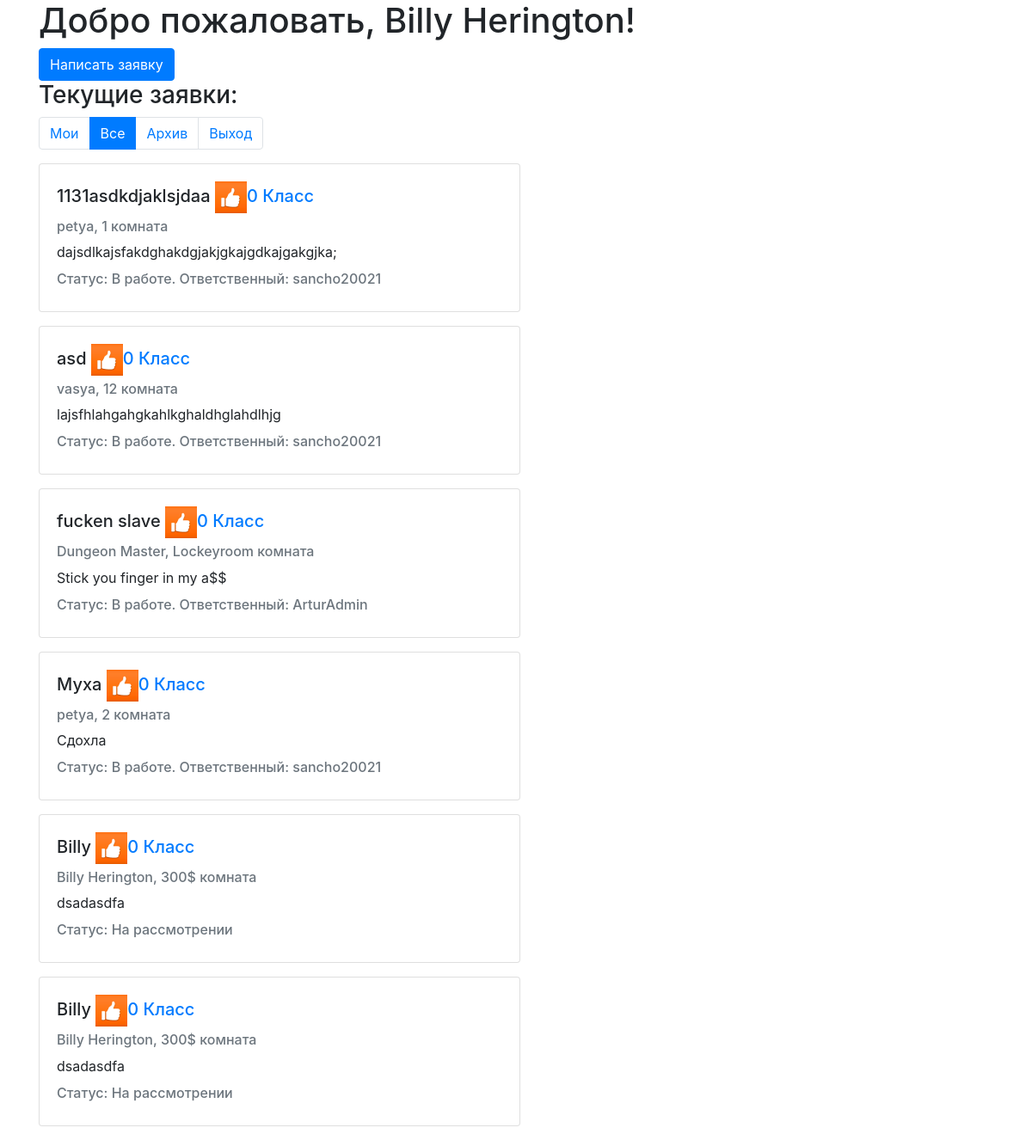
Page /all (signed in) on the earlier database version.
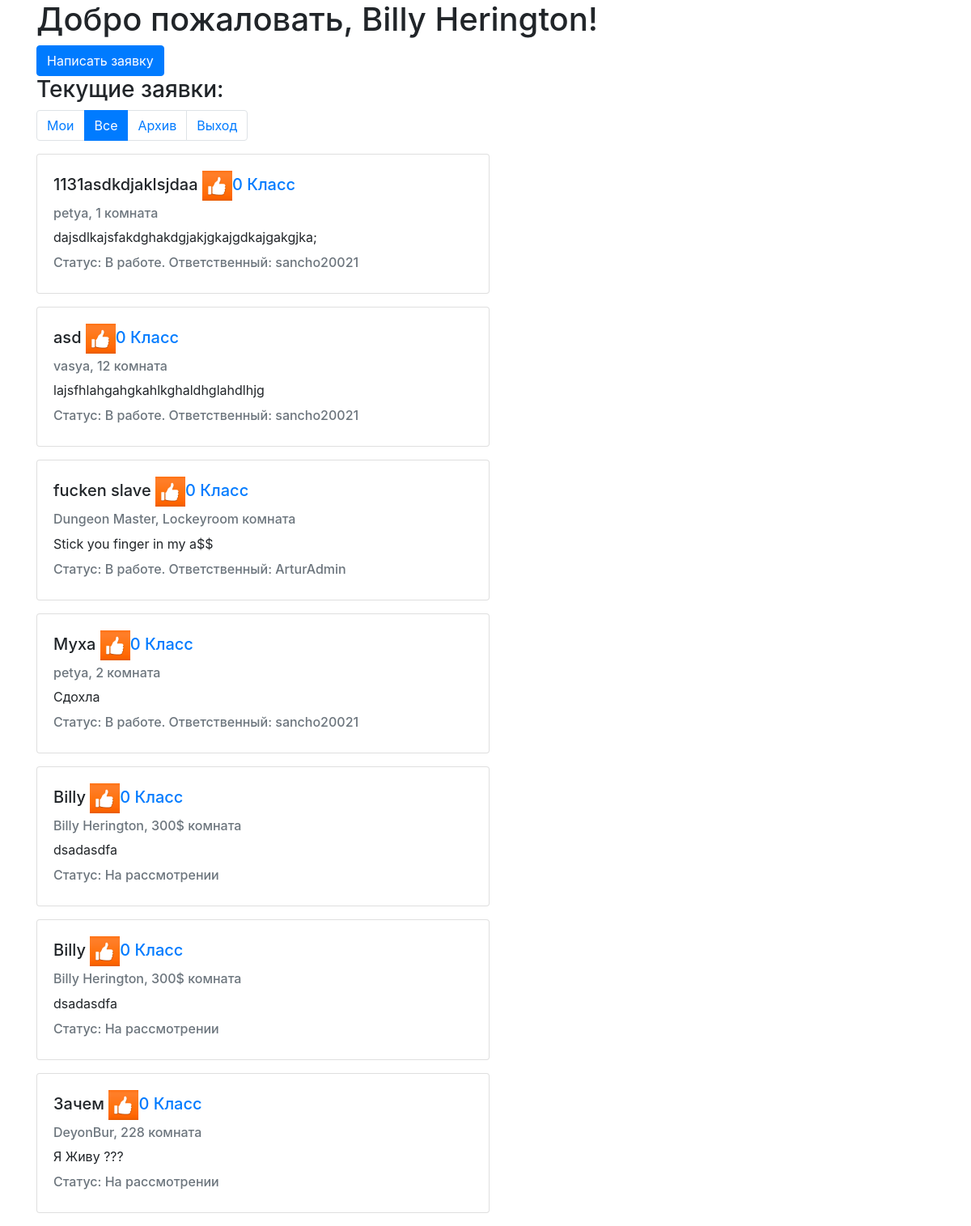
Same page on the later database version.
### app/models.py (models this page shows)
class Claim(models.Model):
    text = models.TextField()
    name = models.CharField(max_length=255)
    house = models.CharField(max_length=255)
    user = models.ForeignKey(User, on_delete=models.CASCADE)
    status = models.CharField(max_length=255)
    moder = models.ForeignKey(User, on_delete=models.CASCADE, related_name='moders', default=None, blank=True,
                              null=True)
    likes = models.ManyToManyField(User, related_name='likes')
    def countLikes(self):
        return self.likes.count()

### app/views.py (the view)
# urls.py: path('all', indexAll),
def indexAll(request):
    return indexRender(request, 'all')

### app/views.py (called while the page is built)
@register.filter(name='lookup')
def lookup(value, arg):
    return value[arg]

### app/templates/index.html (shortened to what this page needs)
<!DOCTYPE html>
<html lang="en">
<head>
    <link href="/open-iconic/font/css/open-iconic-bootstrap.css" rel="stylesheet">
    <link rel="stylesheet" href="https://maxcdn.bootstrapcdn.com/bootstrap/4.0.0/css/bootstrap.min.css"
>
</head>
<body>
<div class="container">
    <h1>Добро пожаловать, {{username}}!</h1>
    <form method="POST">
        <input type="submit" value="Написать заявку" class="btn btn-primary">
    </form>
    <h3>
        Текущие заявки:
    </h3>
    <nav aria-label="...">
        <ul class="pagination">
            <li class="page-item {% if status == 'my' %} active {%endif%}"><a class="page-link" href="/">Мои</a></li>
            <li class="page-item {% if status == 'all' %} active {%endif%}"><a class="page-link" href="/all">Все</a>
            </li>
            <li class="page-item {% if status == 'archive' %} active {%endif%}"><a class="page-link" href="/archive">Архив</a>
            </li>
            <li class="page-item">
                <a class="page-link" href="/logout">Выход</a>
            </li>
        </ul>
    </nav>
    {% for claim in claims %}
    <div class="card" style="width: 35rem;">
        <div class="card-body">
            {% load static %}
            <h5 class="card-title">{{claim.name}} <a href="/addLike/{{claim.id}}/{{status}}"><img
                    src="{% static 'app/oklike.jpg' %}" alt="Класс" width="37px">{{claim.countLikes}} Класс</a></h5>
            <h6 class="card-subtitle mb-2 text-muted">{{claim.user.username}}, {{claim.house}} комната</h6>
            <p class="card-text">{{claim.text}}</p>
            {% if claim.status != 'new' %}
            <h6 class="card-subtitle mb-2 text-muted">Статус: {{ statusRus|lookup:claim.status }}. Ответственный:
                {{claim.moder}}</h6>
            {%endif%}
            {% if claim.status == 'new' %}
            <h6 class="card-subtitle mb-2 text-muted">Статус: {{ statusRus|lookup:claim.status }}</h6>
            {%endif%}
        </div>
    </div>
    {% endfor %}
</div>
</body>
</html>

Differences in the rows shown:
added Claim: name "Зачем", countLikes "0", user.username "DeyonBur", house "228", text "Я Живу ???", status "На рассмотрении"
